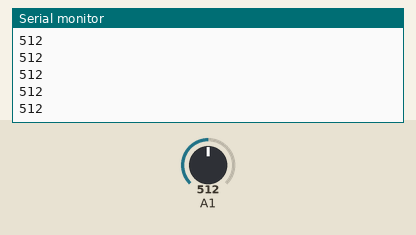
A sketch run on a simulated Arduino Uno, built with avr-gcc and run on an emulated ATmega328P. Parts: the last lines printed to the serial monitor. Inputs (shaded band) come from the test bench; at power-on: A1 = 512.

Above: at 1.2 s.
1.3 s: A1 set to 716
At 1.8 s:
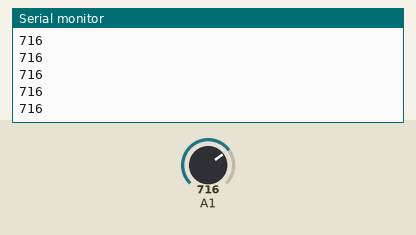
2.8 s: A1 set to 900
At 3.6 s:
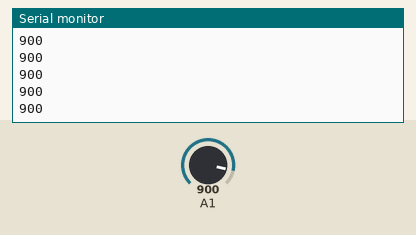
Timing chart, 0 to 5.8 s (numbered marks = the images above; inputs shaded):
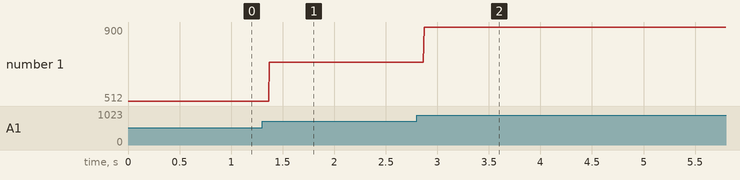

Measured:
- after the input at 1.3 s, the serial monitor: prints a new line after 0.07 s (image 1)
- after the input at 2.8 s, the serial monitor: prints a new line after 0.07 s (image 2)
- plotted number 1: 512 → 716 after the input at 1.3 s, 716 → 900 after the input at 2.8 s

The sketch:

analog_input.ino
```cpp
void setup() {
	//set up a serial connection for debug printing
	Serial.begin(9600);
}

void loop() {
  //read in the analog input on analog pin 1
  int val = analogRead(A1);
  //print to the console
  Serial.println(val);
}
```
